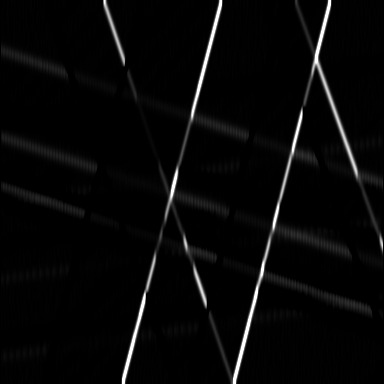
#> input picture Semester II/Computervisie/labo/labo5/img/raysEX10.png, 384 x 384 px
$ python labo5_ex11.py img/raysEX10.png
#> lines starting #> are read from the running program, lines starting #| are printed output that depends on the picture; after the words box and inside, x2 and y2 are one past the last pixel; in counts of white or black regions, pixels touching at a corner belong together
import cv2
import sys
import os.path
import numpy
import math

def checkFileArg():
    try:
        sys.argv[1]
    except IndexError:
        print("One parameter required: the path of an image. (rays.png)")
        exit(-1)

    if (not os.path.isfile(sys.argv[1])):
        print("'" + fullPath + "' is not an existing file.")
        exit(-1)


def main():
    checkFileArg()

    fullPath = sys.argv[1]
    filepath, filename = os.path.split(fullPath)
    cv2.namedWindow(filename)
    image = cv2.imread(fullPath)
#> image is the input picture: shape (384, 384, 3); min 0, max 255, mean 7.5

    res = getLines(image, 50, 200)
    cv2.imshow(filename, res)


    cv2.waitKey()
    filename, extension = filename.split(".")
    savePath = filepath + "\\" + filename + "EX11." + extension
    print("Saving as: " + savePath)
    cv2.imwrite(savePath, res)

def getLines(image, min_thres, max_thres):
#> called with min_thres = 50, max_thres = 200
    result = image.copy()
    edges = cv2.Canny(cv2.cvtColor(image, cv2.COLOR_BGR2GRAY), 50, 200, None, 5, True)
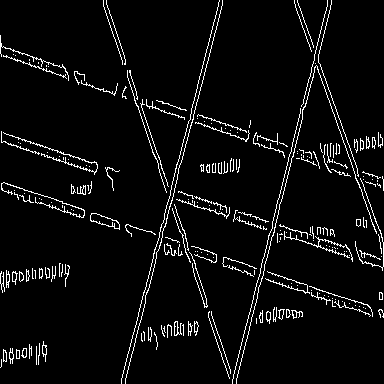
#> edges: shape (384, 384); 5.1% white in thin lines or dots
    lines = cv2.HoughLines(edges, 1, numpy.pi/180, 110, None, 0, 0)
#> lines = 21 rows, first 8: [318, 0.244], [321, 0.244], [52, 1.9], [170, 1.9], [44, 1.9], [-98, 2.81], [-95, 2.81], [-278, 2.79]
    for i in range(0, len(lines)):
        rho = lines[i][0][0]
        theta = lines[i][0][1]
        a = math.cos(theta)
        b = math.sin(theta)
        x0 = a*rho
        y0 = b*rho
        pt1 = (int(x0 + 1000*(-b)), int(y0 + 1000*(a)))
        pt2 = (int(x0 - 1000*(-b)), int(y0 - 1000*(a)))
        cv2.line(result, pt1, pt2, (0,0,0), 2, cv2.LINE_AA)
#> this loop made 21 passes
#> (rho, theta, a, b, x0, y0, pt1, pt2) on passes 1 to 10: (318, 0.244, 0.97, 0.242, 308.6, 76.93, (66, 1047), (550, -893)), (321, 0.244, 0.97, 0.242, 311.5, 77.66, (69, 1047), (553, -892)), (52, 1.9, -0.326, 0.946, -16.93, 49.17, (-962, -276), (928, 374)), (170, 1.9, -0.326, 0.946, -55.35, 160.7, (-1000, -164), (890, 486)), (44, 1.9, -0.326, 0.946, -14.32, 41.6, (-959, -283), (931, 367)), (-98, 2.81, -0.946, 0.326, 92.66, -31.91, (-232, -977), (418, 913)), (-95, 2.81, -0.946, 0.326, 89.82, -30.93, (-235, -976), (415, 914)), (-278, 2.79, -0.94, 0.342, 261.2, -95.08, (-80, -1034), (603, 844)), (177, 1.9, -0.326, 0.946, -57.63, 167.4, (-1003, -158), (887, 492)), (135, 1.88, -0.309, 0.951, -41.72, 128.4, (-992, -180), (909, 437))
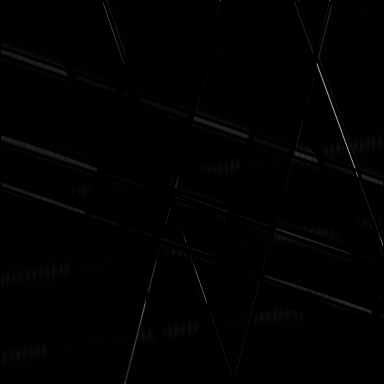
#> result: shape (384, 384, 3); 14.05% of pixels changed, all inside (x1, y1, x2, y2) = (1, 0, 383, 384)
    return result
if __name__ == '__main__':
    main()
